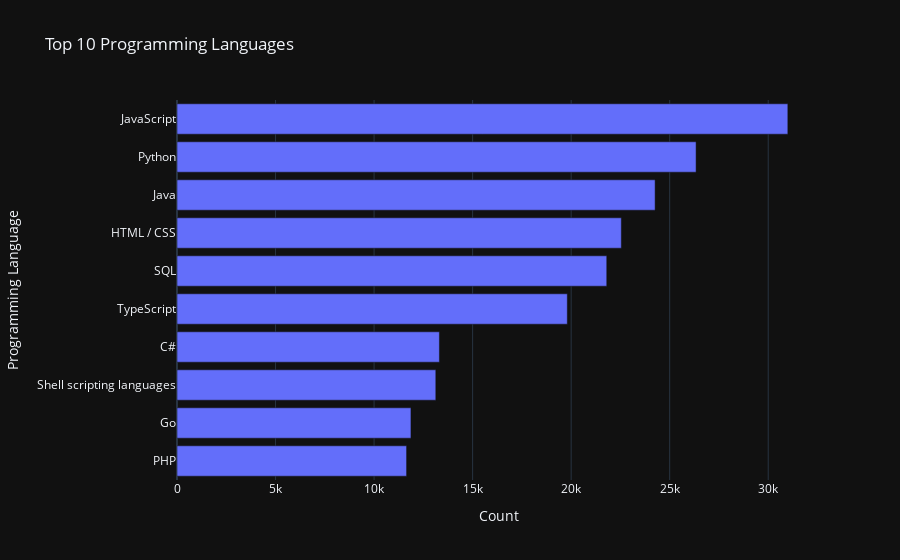

Notebook code cell kept with this figure:
### Markdown cell above
# Python Surveys

## Experimenting with Polars and Plotly to Plot JetBrains Survey Dataset

### Code cell
import polars as pl
import plotly.express as px

def load_jetbrains_data_polars():
    jetbrains_df = pl.read_csv('data/jetbrains-developer-ecosystem-2022.csv', columns=['variable', 'value'])
    filtered_df = jetbrains_df.filter(pl.col('variable').str.contains('proglang'))
    proglang_data = filtered_df.select(pl.col('value').alias('Language'))
    return proglang_data

# Load the data
proglang_data = load_jetbrains_data_polars()

# Count the occurrences of each programming language
language_counts = proglang_data.group_by('Language').agg(pl.count('Language').alias('count'))

# Convert to Pandas DataFrame
language_counts_pandas = language_counts.to_pandas()

# Sort in ascending order (for correct Plotly display) and select the top 10
top_languages = language_counts_pandas.sort_values(by='count', ascending=True).tail(10)

# Plotting using Plotly Express with dark mode for the top 10 languages
plot_fig = px.bar(top_languages, y='Language', x='count',
                  title="Top 10 Programming Languages",
                  labels={'count': 'Count', 'Language': 'Programming Language'},
                  orientation='h')  # Horizontal bars
plot_fig.update_layout(template='plotly_dark', xaxis_title='Count', yaxis_title='Programming Language')
plot_fig.show()

### Figure 1 — Plotly figure (JSON) as saved in the notebook; plotly's stock layout.template omitted (floating-point values rounded to 4 significant figures)
{"data": [{"alignmentgroup": "True", "hovertemplate": "Count=%{x}<br>Programming Language=%{y}<extra></extra>", "legendgroup": "", "marker": {"color": "#636efa", "pattern": {"shape": ""}}, "name": "", "offsetgroup": "", "orientation": "h", "showlegend": false, "textposition": "auto", "type": "bar", "x": [11650, 11871, 13133, 13316, 19806, 21807, 22547, 24261, 26340, 30996], "xaxis": "x", "y": ["PHP", "Go", "Shell scripting languages", "C#", "TypeScript", "SQL", "HTML / CSS", "Java", "Python", "JavaScript"], "yaxis": "y"}], "layout": {"barmode": "relative", "legend": {"tracegroupgap": 0}, "title": {"text": "Top 10 Programming Languages"}, "xaxis": {"anchor": "y", "domain": [0, 1], "title": {"text": "Count"}}, "yaxis": {"anchor": "x", "domain": [0, 1], "title": {"text": "Programming Language"}}}}
